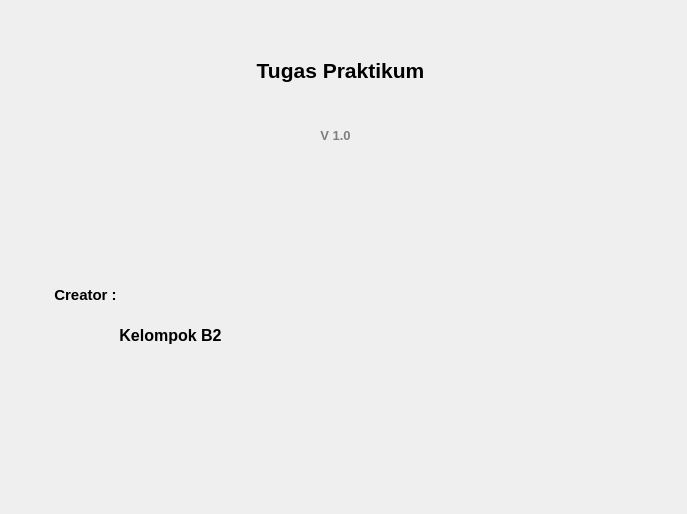
<?xml version="1.0" encoding="UTF-8"?>
<ui version="4.0">
 <class>Dialog</class>
 <widget class="QDialog" name="Dialog">
  <property name="geometry">
   <rect>
    <x>0</x>
    <y>0</y>
    <width>687</width>
    <height>514</height>
   </rect>
  </property>
  <property name="windowTitle">
   <string>Dialog</string>
  </property>
  <widget class="QLabel" name="label">
   <property name="geometry">
    <rect>
     <x>200</x>
     <y>20</y>
     <width>281</width>
     <height>101</height>
    </rect>
   </property>
   <property name="text">
    <string>&lt;html&gt;&lt;head/&gt;&lt;body&gt;&lt;p&gt;&lt;span style=&quot; font-size:16pt; font-weight:600;&quot;&gt;Tugas Praktikum&lt;/span&gt;&lt;/p&gt;&lt;/body&gt;&lt;/html&gt;</string>
   </property>
   <property name="alignment">
    <set>Qt::AlignCenter</set>
   </property>
  </widget>
  <widget class="QLabel" name="label_2">
   <property name="geometry">
    <rect>
     <x>250</x>
     <y>110</y>
     <width>171</width>
     <height>51</height>
    </rect>
   </property>
   <property name="text">
    <string>&lt;html&gt;&lt;head/&gt;&lt;body&gt;&lt;p&gt;&lt;span style=&quot; font-size:10pt; font-weight:600; color:#7f7f7f;&quot;&gt;V 1.0&lt;/span&gt;&lt;/p&gt;&lt;/body&gt;&lt;/html&gt;</string>
   </property>
   <property name="alignment">
    <set>Qt::AlignCenter</set>
   </property>
  </widget>
  <widget class="QLabel" name="label_3">
   <property name="geometry">
    <rect>
     <x>30</x>
     <y>270</y>
     <width>111</width>
     <height>51</height>
    </rect>
   </property>
   <property name="text">
    <string>&lt;html&gt;&lt;head/&gt;&lt;body&gt;&lt;p&gt;&lt;span style=&quot; font-size:11pt; font-weight:600;&quot;&gt;Creator :&lt;/span&gt;&lt;/p&gt;&lt;/body&gt;&lt;/html&gt;</string>
   </property>
   <property name="alignment">
    <set>Qt::AlignCenter</set>
   </property>
  </widget>
  <widget class="QLabel" name="label_4">
   <property name="geometry">
    <rect>
     <x>60</x>
     <y>310</y>
     <width>221</width>
     <height>51</height>
    </rect>
   </property>
   <property name="text">
    <string>&lt;html&gt;&lt;head/&gt;&lt;body&gt;&lt;p&gt;&lt;span style=&quot; font-size:12pt; font-weight:600;&quot;&gt;Kelompok B2&lt;/span&gt;&lt;/p&gt;&lt;/body&gt;&lt;/html&gt;</string>
   </property>
   <property name="alignment">
    <set>Qt::AlignCenter</set>
   </property>
  </widget>
 </widget>
 <resources/>
 <connections/>
</ui>
